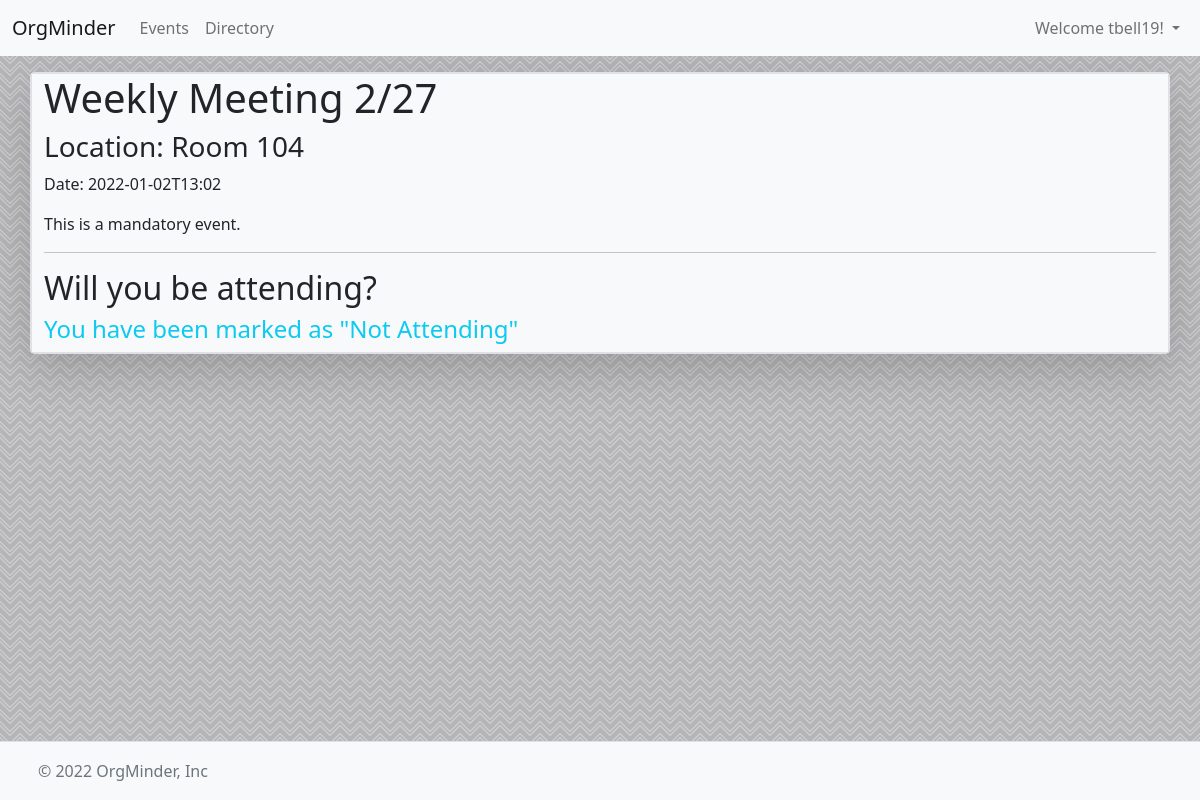
/event/?id=4 (signed in), run on the app's committed database.
### tables this page shows
CREATE TABLE "EVENTS" (
	"ID"	INTEGER,
	"NAME"	TEXT NOT NULL,
	"DATE"	TEXT NOT NULL,
	"LOCATION"	TEXT NOT NULL,
	"MANDATORY"	INT NOT NULL,
	"ATTENDEES"	TEXT,
	"CHECKEDIN"	TEXT,
	"NOTATTENDING"	TEXT,
	PRIMARY KEY("ID")
);

### main.py (the view, shortened to what this page needs)
@app.route("/event/")
def event():
    if(not session.get("user_logged")):
        return redirect("/login")
    eventId = request.args.get("id")
    if eventId:
        conn = sqlite3.connect(dbName)
        cur = conn.cursor()
        cur.execute("SELECT ID, NAME, DATE, LOCATION, MANDATORY FROM EVENTS WHERE ID = (?)",(eventId,))
        eventsResp = cur.fetchone()
        eventData = {
            "id":eventsResp[0],
            "name":eventsResp[1],
            "date":eventsResp[2],
            "mandatory":eventsResp[4],
            "location":eventsResp[3]
        }
        if eventData['mandatory'] == 1:
            eventData['mandatory'] = "This is a mandatory event."
        elif eventData['mandatory'] == 0:
            eventData['mandatory'] = "This is not mandatory."
        excuses = []
        notattendings = []
        attendings = []
        conn.close()
        print(isAttending(username=session.get("user_logged"),eventID=eventId))
        return render_template("event.html",username=session.get("user_logged"),
        permissionLevel=session.get("permissionLevel"),
        event=eventData,
        excuses=excuses,
        isAttending=isAttending(username=session.get("user_logged"),eventID=eventId),
        excuseStatus=getExcuseStatus(session.get("user_logged"),eventId),
        notattendings=notattendings,
        attendings=attendings
        )
    else:
        return redirect("/events")

### main.py (called while the page is built)
def isAttending(username,eventID):
        conn = sqlite3.connect(dbName)
        cur = conn.cursor()
        cur.execute("SELECT ATTENDEES,NOTATTENDING FROM EVENTS WHERE ID = (?)", (eventID,))
        resp = cur.fetchone()
        if resp != None:
            attendees = str(resp[0]).split(",")
            notAttending = str(resp[1]).split(",")
            if username in attendees:
                conn.close()
                return True
            if username in notAttending:
                conn.close()
                return False
            return None
        else:
            conn.close()
            return None

def getExcuseStatus(username, eventID):
    conn = sqlite3.connect(dbName)
    cur = conn.cursor()
    cur.execute("SELECT STATUS FROM EXCUSES WHERE EVENTID = (?) AND USERNAME = (?)", (eventID,username))
    resp = cur.fetchone()
    if resp != None:
        conn.close()
        return resp[0]
    else:
        conn.close()
        return None

### templates/event.html (shortened to what this page needs)
{% extends 'default.html' %}
{% block body %}
<div class="container pt-3">
    <div class="row rounded-3 border shadow-lg">
        <div class="col-md-12 col bg-light border">
            <h1>{{event['name']}}</h1>
            <h3>Location: {{event['location']}}</h3>
            <p>Date: {{event['date']}}</p>
            <p>{{event['mandatory']}}</p>
            <hr>
            <h2>Will you be attending?</h2>
            {%if isAttending == true %}
                <h4 class="text-success">You have been marked as "Attending"</h4>
            {% elif isAttending == false %}
                <h4 class="text-info">You have been marked as "Not Attending"</h4>
            {% endif %}
        </div>
    </div>
</div>
{% endblock %}

### static/css/style.css (style rules this page uses)
body { background-color: #b5b4b6; }

### data on the page
EVENTS: name "Weekly Meeting 2/27", location "Room 104", date "2022-01-02T13:02"

### other printed values
{{ username }} "tbell19"
{{ event['mandatory'] }} "This is a mandatory event."
